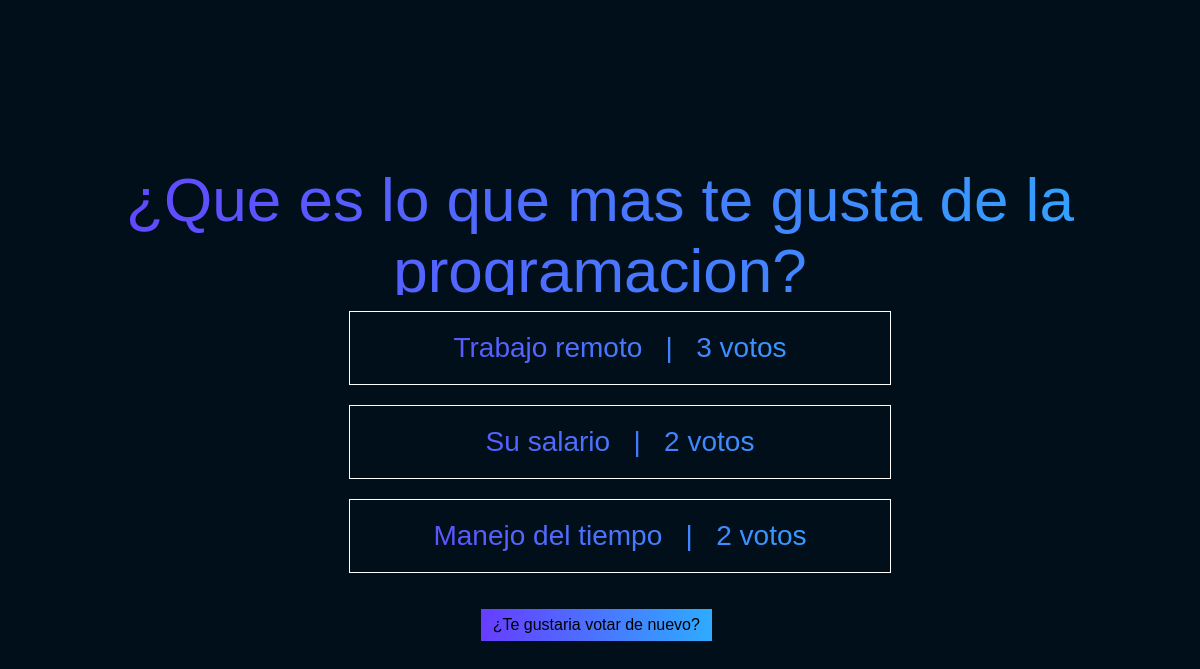
The page /polls/6/results/ on the database as committed earlier.
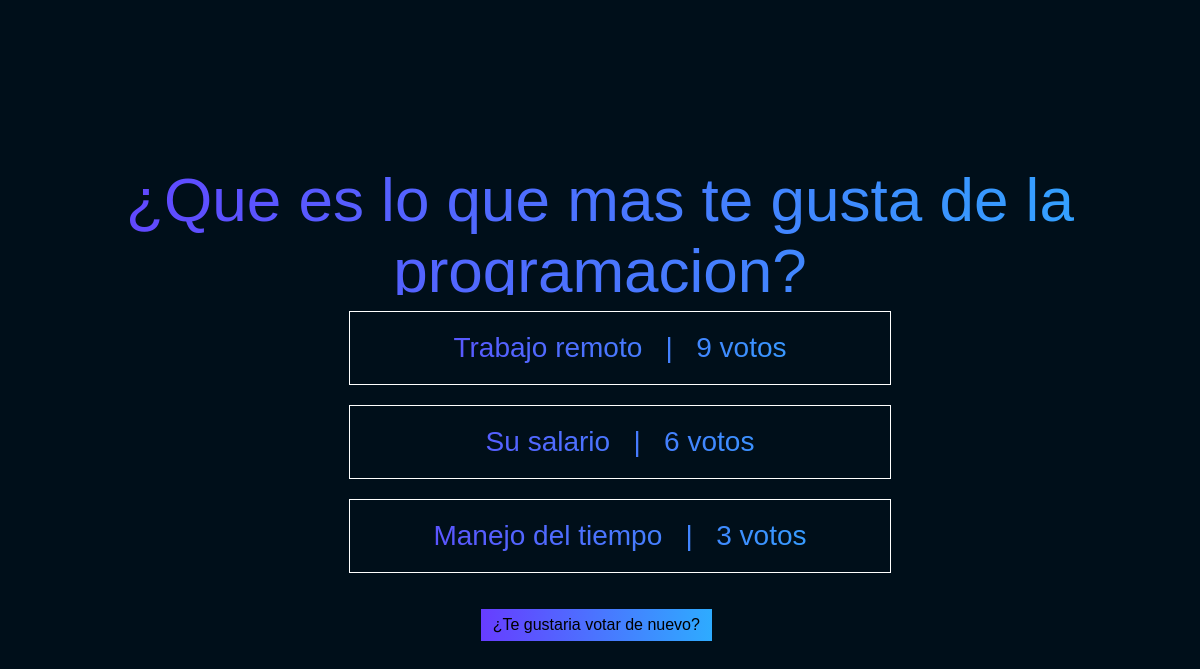
The same page on the database as committed later.
### polls/models.py (models this page shows, shortened)
class choice(models.Model):  #respuestas
    question = models.ForeignKey(Question, on_delete=models.CASCADE)
    choice_text = models.CharField(max_length=200)
    votes = models.IntegerField(default= 0)

### polls/views.py (the view)
# urls.py: path("<int:pk>/results/", views.Resultview.as_view(), name="results"),
class Resultview(generic.DetailView):
    model = Question
    template_name ="polls/results.html"

### polls/templates/polls/results.html (shortened to what this page needs)
{% load static %}
<!DOCTYPE html>
<html lang="en">
  <head>
    <link rel="stylesheet" href="{% static 'polls/style.css' %}" />
    <link rel="stylesheet" href="{% static 'polls/results.css' %}" />
  </head>
  <body>
    <header>
      <p>{{ question.question_text }}</p>
    </header>
    <main>
      <ul>
        {% for choice in question.choice_set.all %}
        <li>
          {{ choice.choice_text }} &nbsp; | &nbsp; {{ choice.votes }} voto{{ choice.votes|pluralize}}
        </li>
        {% endfor %}
      </ul>
    </main>
    <a href="{% url 'polls:detail' question.id %}"
      >¿Te gustaria votar de nuevo?</a
    >
  </body>
</html>

Rows that differ between the two databases and show on the page:
changed choice "Trabajo remoto": votes "3" → "9"
changed choice "Su salario": votes "2" → "6"
changed choice "Manejo del tiempo": votes "2" → "3"
